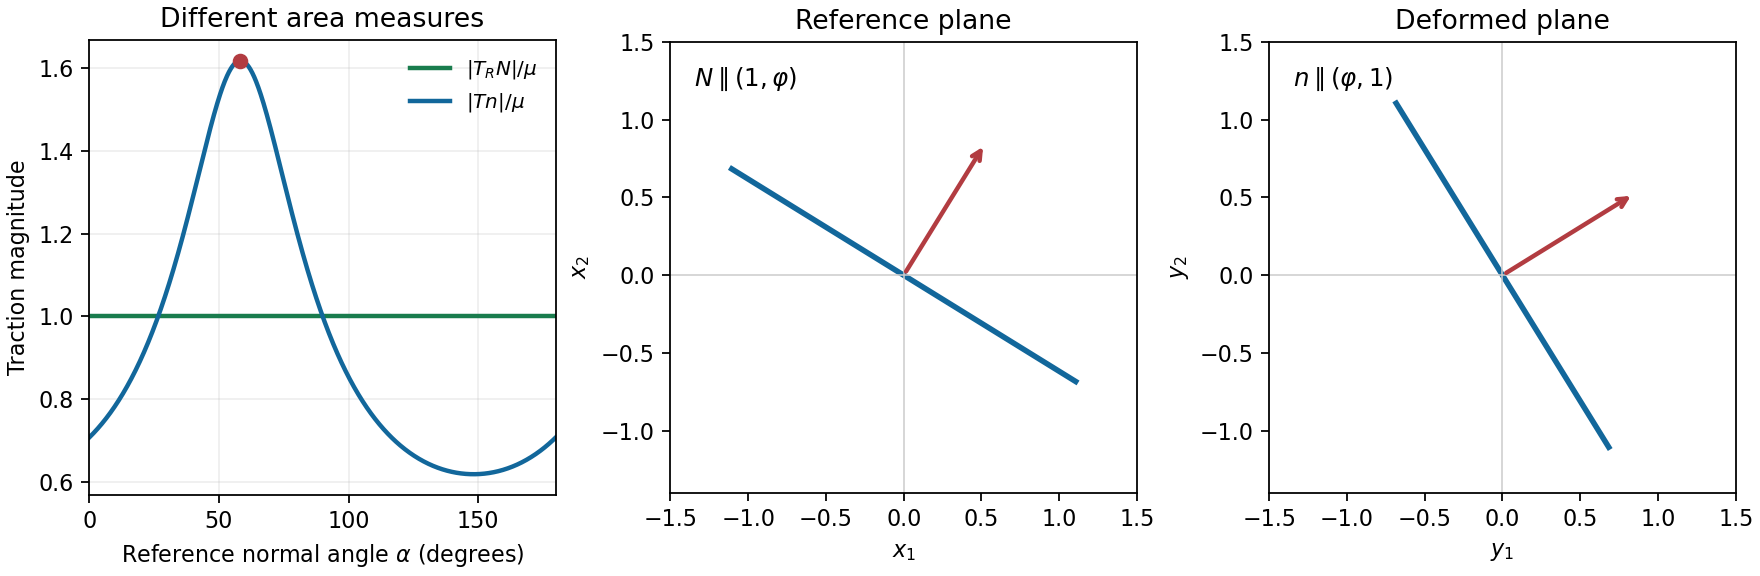

The Python source for this figure:
"""Generate PNG in CWD; Python 3.14, NumPy, Matplotlib."""
import numpy as np
import matplotlib
matplotlib.use("Agg")
import matplotlib.pyplot as plt
phi=(1+np.sqrt(5))/2
fig,axs=plt.subplots(1,3,figsize=(11,3.6),facecolor="white",layout="constrained")
a=np.linspace(0,np.pi,1000)
nom=np.ones_like(a);cau=1/np.sqrt(np.cos(a)**2+(np.sin(a)-np.cos(a))**2)
axs[0].plot(a*180/np.pi,nom,label=r"$|T_RN|/\mu$",color="#197c4d",lw=2)
axs[0].plot(a*180/np.pi,cau,label=r"$|Tn|/\mu$",color="#12679b",lw=2)
astar=np.arctan(phi);axs[0].scatter([astar*180/np.pi],[phi],color="#b23c41",zorder=5)
axs[0].set(xlabel=r"Reference normal angle $\alpha$ (degrees)",ylabel="Traction magnitude",title="Different area measures",xlim=(0,180))
axs[0].grid(alpha=.2);axs[0].legend(frameon=False,fontsize=9)
N=np.array([1,phi]);N=N/np.linalg.norm(N)
F=np.array([[1,1],[0,1]],float);t=np.array([-N[1],N[0]])
n=np.linalg.solve(F.T,N);n=n/np.linalg.norm(n)
for ax,tan,normal,title in[(axs[1],t,N,"Reference plane"),(axs[2],F@t,n,"Deformed plane")]:
 tan=tan/np.linalg.norm(tan)
 ax.plot([-1.3*tan[0],1.3*tan[0]],[-1.3*tan[1],1.3*tan[1]],color="#12679b",lw=2.5)
 ax.annotate("",xy=normal,xytext=(0,0),arrowprops=dict(arrowstyle="->",color="#b23c41",lw=2))
 ax.set(aspect="equal",xlim=(-1.5,1.5),ylim=(-1.4,1.5),xlabel="$x_1$"if ax is axs[1]else"$y_1$",ylabel="$x_2$"if ax is axs[1]else"$y_2$",title=title)
 ax.axhline(0,color="0.8",lw=.7);ax.axvline(0,color="0.8",lw=.7)
axs[1].text(-1.35,1.22,r"$N\parallel(1,\varphi)$",fontsize=11)
axs[2].text(-1.35,1.22,r"$n\parallel(\varphi,1)$",fontsize=11)
fig.savefig("2007-shear-tractions.png",dpi=160,facecolor="white")
